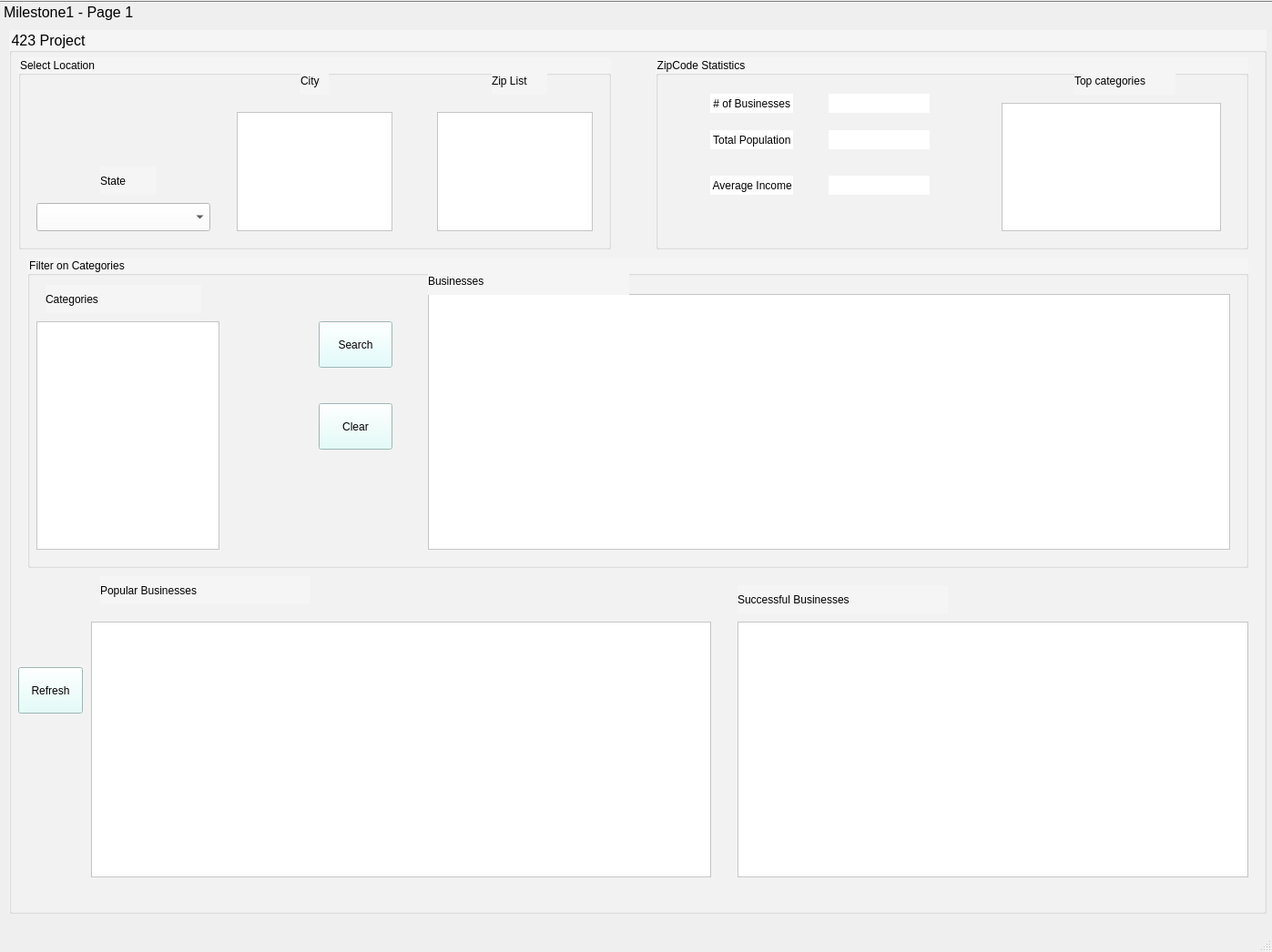
<?xml version="1.0" encoding="UTF-8"?>
<ui version="4.0">
 <class>MainWindow</class>
 <widget class="QMainWindow" name="MainWindow">
  <property name="geometry">
   <rect>
    <x>0</x>
    <y>0</y>
    <width>1397</width>
    <height>1046</height>
   </rect>
  </property>
  <property name="windowTitle">
   <string>MainWindow</string>
  </property>
  <widget class="QWidget" name="centralwidget">
   <widget class="QToolBox" name="toolBox">
    <property name="geometry">
     <rect>
      <x>0</x>
      <y>0</y>
      <width>1761</width>
      <height>1051</height>
     </rect>
    </property>
    <property name="font">
     <font>
      <pointsize>12</pointsize>
     </font>
    </property>
    <property name="currentIndex">
     <number>0</number>
    </property>
    <widget class="QWidget" name="page">
     <property name="geometry">
      <rect>
       <x>0</x>
       <y>0</y>
       <width>1761</width>
       <height>997</height>
      </rect>
     </property>
     <attribute name="label">
      <string>Milestone1 - Page 1</string>
     </attribute>
     <widget class="QGroupBox" name="zipGroup">
      <property name="geometry">
       <rect>
        <x>10</x>
        <y>0</y>
        <width>1381</width>
        <height>971</height>
       </rect>
      </property>
      <property name="font">
       <font>
        <pointsize>12</pointsize>
       </font>
      </property>
      <property name="autoFillBackground">
       <bool>false</bool>
      </property>
      <property name="styleSheet">
       <string notr="true">background-color: rgb(245, 245, 245);</string>
      </property>
      <property name="title">
       <string>423 Project</string>
      </property>
      <widget class="QTableWidget" name="popularList">
       <property name="geometry">
        <rect>
         <x>90</x>
         <y>650</y>
         <width>681</width>
         <height>281</height>
        </rect>
       </property>
       <property name="font">
        <font>
         <pointsize>10</pointsize>
        </font>
       </property>
       <property name="styleSheet">
        <string notr="true">background-color: rgb(255, 255, 255);</string>
       </property>
      </widget>
      <widget class="QTableWidget" name="successfulList">
       <property name="geometry">
        <rect>
         <x>800</x>
         <y>650</y>
         <width>561</width>
         <height>281</height>
        </rect>
       </property>
       <property name="font">
        <font>
         <pointsize>10</pointsize>
        </font>
       </property>
       <property name="styleSheet">
        <string notr="true">background-color: rgb(255, 255, 255);</string>
       </property>
      </widget>
      <widget class="QLabel" name="label_8">
       <property name="geometry">
        <rect>
         <x>100</x>
         <y>600</y>
         <width>231</width>
         <height>31</height>
        </rect>
       </property>
       <property name="font">
        <font>
         <pointsize>9</pointsize>
        </font>
       </property>
       <property name="text">
        <string>Popular Businesses</string>
       </property>
      </widget>
      <widget class="QLabel" name="label_9">
       <property name="geometry">
        <rect>
         <x>800</x>
         <y>610</y>
         <width>231</width>
         <height>31</height>
        </rect>
       </property>
       <property name="font">
        <font>
         <pointsize>9</pointsize>
        </font>
       </property>
       <property name="text">
        <string>Successful Businesses</string>
       </property>
      </widget>
      <widget class="QPushButton" name="refreshButton">
       <property name="geometry">
        <rect>
         <x>10</x>
         <y>700</y>
         <width>71</width>
         <height>51</height>
        </rect>
       </property>
       <property name="font">
        <font>
         <pointsize>9</pointsize>
        </font>
       </property>
       <property name="styleSheet">
        <string notr="true">background-color: rgb(220, 255, 250);</string>
       </property>
       <property name="text">
        <string>Refresh</string>
       </property>
      </widget>
      <widget class="QGroupBox" name="groupBox">
       <property name="geometry">
        <rect>
         <x>10</x>
         <y>30</y>
         <width>651</width>
         <height>211</height>
        </rect>
       </property>
       <property name="title">
        <string>Select Location</string>
       </property>
       <widget class="QLabel" name="label">
        <property name="geometry">
         <rect>
          <x>90</x>
          <y>120</y>
          <width>61</width>
          <height>31</height>
         </rect>
        </property>
        <property name="font">
         <font>
          <pointsize>9</pointsize>
         </font>
        </property>
        <property name="autoFillBackground">
         <bool>false</bool>
        </property>
        <property name="styleSheet">
         <string notr="true"/>
        </property>
        <property name="text">
         <string>State</string>
        </property>
       </widget>
       <widget class="QComboBox" name="stateList">
        <property name="geometry">
         <rect>
          <x>20</x>
          <y>160</y>
          <width>191</width>
          <height>31</height>
         </rect>
        </property>
        <property name="font">
         <font>
          <pointsize>10</pointsize>
         </font>
        </property>
        <property name="autoFillBackground">
         <bool>false</bool>
        </property>
        <property name="styleSheet">
         <string notr="true">background-color: rgb(255, 255, 255);</string>
        </property>
       </widget>
       <widget class="QListWidget" name="cityList">
        <property name="geometry">
         <rect>
          <x>240</x>
          <y>60</y>
          <width>171</width>
          <height>131</height>
         </rect>
        </property>
        <property name="font">
         <font>
          <pointsize>10</pointsize>
         </font>
        </property>
        <property name="styleSheet">
         <string notr="true">background-color: rgb(255, 255, 255);</string>
        </property>
       </widget>
       <widget class="QLabel" name="label_2">
        <property name="geometry">
         <rect>
          <x>310</x>
          <y>10</y>
          <width>31</width>
          <height>31</height>
         </rect>
        </property>
        <property name="font">
         <font>
          <pointsize>9</pointsize>
         </font>
        </property>
        <property name="text">
         <string>City</string>
        </property>
       </widget>
       <widget class="QLabel" name="label_10">
        <property name="geometry">
         <rect>
          <x>520</x>
          <y>10</y>
          <width>61</width>
          <height>31</height>
         </rect>
        </property>
        <property name="font">
         <font>
          <pointsize>9</pointsize>
         </font>
        </property>
        <property name="text">
         <string>Zip List</string>
        </property>
       </widget>
       <widget class="QListWidget" name="zipList">
        <property name="geometry">
         <rect>
          <x>460</x>
          <y>60</y>
          <width>171</width>
          <height>131</height>
         </rect>
        </property>
        <property name="font">
         <font>
          <pointsize>10</pointsize>
         </font>
        </property>
        <property name="styleSheet">
         <string notr="true">background-color: rgb(255, 255, 255);</string>
        </property>
       </widget>
      </widget>
      <widget class="QGroupBox" name="groupBox_2">
       <property name="geometry">
        <rect>
         <x>710</x>
         <y>30</y>
         <width>651</width>
         <height>211</height>
        </rect>
       </property>
       <property name="title">
        <string>ZipCode Statistics</string>
       </property>
       <widget class="QLabel" name="label_3">
        <property name="geometry">
         <rect>
          <x>60</x>
          <y>40</y>
          <width>91</width>
          <height>21</height>
         </rect>
        </property>
        <property name="font">
         <font>
          <pointsize>9</pointsize>
         </font>
        </property>
        <property name="mouseTracking">
         <bool>false</bool>
        </property>
        <property name="autoFillBackground">
         <bool>false</bool>
        </property>
        <property name="styleSheet">
         <string notr="true">background-color: rgb(255, 255, 255);</string>
        </property>
        <property name="text">
         <string> # of Businesses</string>
        </property>
       </widget>
       <widget class="QLabel" name="label_4">
        <property name="geometry">
         <rect>
          <x>60</x>
          <y>80</y>
          <width>91</width>
          <height>21</height>
         </rect>
        </property>
        <property name="font">
         <font>
          <pointsize>9</pointsize>
         </font>
        </property>
        <property name="mouseTracking">
         <bool>false</bool>
        </property>
        <property name="autoFillBackground">
         <bool>false</bool>
        </property>
        <property name="styleSheet">
         <string notr="true">background-color: rgb(255, 255, 255);</string>
        </property>
        <property name="text">
         <string> Total Population</string>
        </property>
       </widget>
       <widget class="QLabel" name="label_5">
        <property name="geometry">
         <rect>
          <x>60</x>
          <y>130</y>
          <width>91</width>
          <height>21</height>
         </rect>
        </property>
        <property name="font">
         <font>
          <pointsize>9</pointsize>
         </font>
        </property>
        <property name="mouseTracking">
         <bool>false</bool>
        </property>
        <property name="autoFillBackground">
         <bool>false</bool>
        </property>
        <property name="styleSheet">
         <string notr="true">background-color: rgb(255, 255, 255);</string>
        </property>
        <property name="text">
         <string> Average Income</string>
        </property>
       </widget>
       <widget class="QLabel" name="numBusiness">
        <property name="geometry">
         <rect>
          <x>190</x>
          <y>40</y>
          <width>111</width>
          <height>21</height>
         </rect>
        </property>
        <property name="font">
         <font>
          <pointsize>10</pointsize>
         </font>
        </property>
        <property name="mouseTracking">
         <bool>false</bool>
        </property>
        <property name="autoFillBackground">
         <bool>false</bool>
        </property>
        <property name="styleSheet">
         <string notr="true">background-color: rgb(255, 255, 255);</string>
        </property>
        <property name="text">
         <string/>
        </property>
       </widget>
       <widget class="QLabel" name="totalPop">
        <property name="geometry">
         <rect>
          <x>190</x>
          <y>80</y>
          <width>111</width>
          <height>21</height>
         </rect>
        </property>
        <property name="font">
         <font>
          <pointsize>10</pointsize>
         </font>
        </property>
        <property name="mouseTracking">
         <bool>false</bool>
        </property>
        <property name="autoFillBackground">
         <bool>false</bool>
        </property>
        <property name="styleSheet">
         <string notr="true">background-color: rgb(255, 255, 255);</string>
        </property>
        <property name="text">
         <string/>
        </property>
       </widget>
       <widget class="QLabel" name="meanIncome">
        <property name="geometry">
         <rect>
          <x>190</x>
          <y>130</y>
          <width>111</width>
          <height>21</height>
         </rect>
        </property>
        <property name="font">
         <font>
          <pointsize>10</pointsize>
         </font>
        </property>
        <property name="mouseTracking">
         <bool>false</bool>
        </property>
        <property name="autoFillBackground">
         <bool>false</bool>
        </property>
        <property name="styleSheet">
         <string notr="true">background-color: rgb(255, 255, 255);</string>
        </property>
        <property name="text">
         <string/>
        </property>
       </widget>
       <widget class="QTableWidget" name="topCategories">
        <property name="geometry">
         <rect>
          <x>380</x>
          <y>50</y>
          <width>241</width>
          <height>141</height>
         </rect>
        </property>
        <property name="font">
         <font>
          <pointsize>10</pointsize>
         </font>
        </property>
        <property name="styleSheet">
         <string notr="true">background-color: rgb(255, 255, 255);</string>
        </property>
       </widget>
       <widget class="QLabel" name="label_11">
        <property name="geometry">
         <rect>
          <x>460</x>
          <y>10</y>
          <width>111</width>
          <height>31</height>
         </rect>
        </property>
        <property name="font">
         <font>
          <pointsize>9</pointsize>
         </font>
        </property>
        <property name="autoFillBackground">
         <bool>false</bool>
        </property>
        <property name="styleSheet">
         <string notr="true"/>
        </property>
        <property name="text">
         <string>Top categories</string>
        </property>
       </widget>
      </widget>
      <widget class="QGroupBox" name="groupBox_3">
       <property name="geometry">
        <rect>
         <x>20</x>
         <y>250</y>
         <width>1341</width>
         <height>341</height>
        </rect>
       </property>
       <property name="title">
        <string>Filter on Categories</string>
       </property>
       <widget class="QLabel" name="label_7">
        <property name="geometry">
         <rect>
          <x>20</x>
          <y>30</y>
          <width>171</width>
          <height>31</height>
         </rect>
        </property>
        <property name="font">
         <font>
          <pointsize>9</pointsize>
         </font>
        </property>
        <property name="text">
         <string>Categories</string>
        </property>
       </widget>
       <widget class="QPushButton" name="searchButton">
        <property name="geometry">
         <rect>
          <x>320</x>
          <y>70</y>
          <width>81</width>
          <height>51</height>
         </rect>
        </property>
        <property name="font">
         <font>
          <pointsize>9</pointsize>
         </font>
        </property>
        <property name="styleSheet">
         <string notr="true">background-color: rgb(220, 255, 255);</string>
        </property>
        <property name="text">
         <string>Search</string>
        </property>
       </widget>
       <widget class="QPushButton" name="clearButton">
        <property name="geometry">
         <rect>
          <x>320</x>
          <y>160</y>
          <width>81</width>
          <height>51</height>
         </rect>
        </property>
        <property name="font">
         <font>
          <pointsize>9</pointsize>
         </font>
        </property>
        <property name="styleSheet">
         <string notr="true">background-color: rgb(220, 255, 250);</string>
        </property>
        <property name="text">
         <string>Clear</string>
        </property>
       </widget>
       <widget class="QTableWidget" name="businessList">
        <property name="geometry">
         <rect>
          <x>440</x>
          <y>40</y>
          <width>881</width>
          <height>281</height>
         </rect>
        </property>
        <property name="font">
         <font>
          <pointsize>10</pointsize>
         </font>
        </property>
        <property name="styleSheet">
         <string notr="true">background-color: rgb(255, 255, 255);</string>
        </property>
       </widget>
       <widget class="QLabel" name="label_6">
        <property name="geometry">
         <rect>
          <x>440</x>
          <y>10</y>
          <width>221</width>
          <height>31</height>
         </rect>
        </property>
        <property name="font">
         <font>
          <pointsize>9</pointsize>
         </font>
        </property>
        <property name="text">
         <string>Businesses</string>
        </property>
       </widget>
       <widget class="QListWidget" name="categoriesList">
        <property name="geometry">
         <rect>
          <x>10</x>
          <y>70</y>
          <width>201</width>
          <height>251</height>
         </rect>
        </property>
        <property name="font">
         <font>
          <pointsize>10</pointsize>
         </font>
        </property>
        <property name="styleSheet">
         <string notr="true">background-color: rgb(255, 255, 255);</string>
        </property>
       </widget>
      </widget>
     </widget>
    </widget>
    <widget class="QWidget" name="page_2">
     <property name="geometry">
      <rect>
       <x>0</x>
       <y>0</y>
       <width>1761</width>
       <height>997</height>
      </rect>
     </property>
     <attribute name="label">
      <string>Milestone 2 Page 2</string>
     </attribute>
    </widget>
   </widget>
  </widget>
  <widget class="QMenuBar" name="menubar">
   <property name="geometry">
    <rect>
     <x>0</x>
     <y>0</y>
     <width>1397</width>
     <height>18</height>
    </rect>
   </property>
  </widget>
  <widget class="QStatusBar" name="statusbar"/>
 </widget>
 <resources/>
 <connections/>
</ui>
